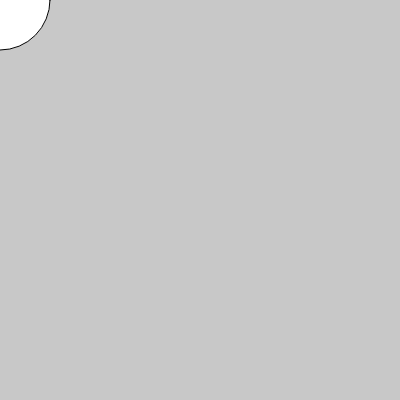
Frame 1 (no input)
Frame 60 (no input): identical to frame 1, image omitted
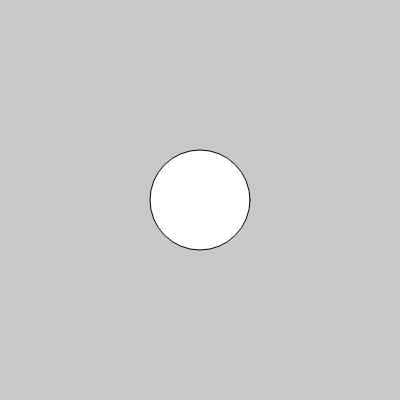
Frame 120 (the mouse pressed at the canvas centre since frame 60)

The p5.js sketch that drew these frames (run headless with seeded random() and noise() and a simulated clock; from frame 60 on, the mouse is pressed at the canvas centre):

// p5.js sketch
// ── sketch.js
function setup() {
  createCanvas(400, 400);
  
}

function draw() {
  background(200);
  circle(mouseX,mouseY,100)
}
